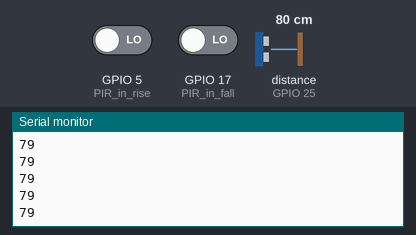
Simulated run of this program. Board: ESP32. On the bench: the last lines printed to the serial monitor. The inputs (shaded band) are chosen by the test bench; at power-on: distance to the obstacle (sensor on GPIO 25) 80 cm, GPIO 5 (PIR_in_rise) LOW, GPIO 17 (PIR_in_fall) LOW. The echo pulse lasts 58.3 µs per cm.

Above: at 18.0 s.
18.1 s: distance to the obstacle (sensor on GPIO 25) set to 2 cm
At 20.21 s:
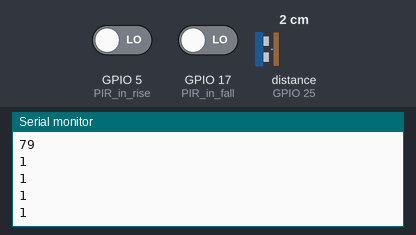
33.0 s: distance to the obstacle (sensor on GPIO 25) set to 4 cm
At 40.06 s:
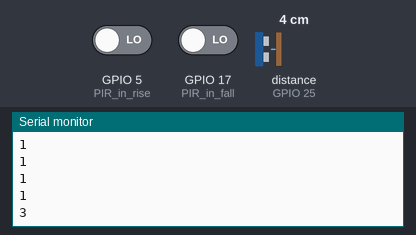
Timing chart, 0 to 41.6 s (numbered marks = the images above; inputs shaded):
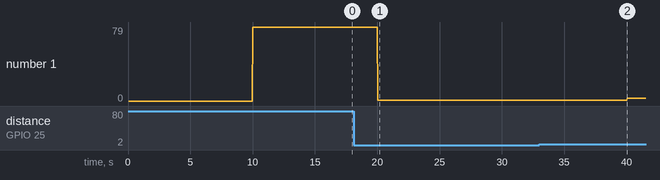

The program:

main.cpp
```cpp
#include<Arduino.h>

// global
  volatile bool from_PIR = 0;
  volatile bool from_HcSr04 = 0;
  /* output */volatile bool           HcSR04_ready = 0;
  /* output */volatile long           HcSR04_ready_time = 0;
  /* output */volatile bool           PIR_detect = 0;
  /* output */volatile unsigned long  PIR_fall_time = 0;
//


/* working */
//hw508
  /* setting */#define hw508_Vcc 26
  /* setting */#define hw508_f_enter 698
  /* setting */#define hw508_f_exit 261
  /* setting */#define hw508_res 8
  #define half_duty (1<<(hw508_res/2))
  uint8_t hw508_ledc;
  hw_timer_t *hw508_timer = NULL;


  void hw508_start(int frequency){
    ledcSetup(hw508_ledc, frequency, hw508_res);
    ledcWrite(hw508_ledc, half_duty);
    timerWrite(hw508_timer, 0);
    timerStart(hw508_timer);
  }
  void hw508_stop(){
    ledcWrite(hw508_ledc, 0);
    timerStop(hw508_timer);
    timerWrite(hw508_timer, 0);
  }
  void hw508_init(uint8_t _timer_ID, uint8_t _ledc) {
    hw508_ledc = _ledc;
    ledcAttachPin(hw508_Vcc, hw508_ledc);

    hw508_timer = timerBegin(_timer_ID, 80, true);
    timerAttachInterrupt(hw508_timer, hw508_stop, true);
    timerAlarmWrite(hw508_timer, 1000000, true);
    timerAlarmEnable(hw508_timer);
    timerStop(hw508_timer);

  }


//

// HcSR04 /* working */
  /* setting */#define HcSR04_trig 33
  /* setting */#define HcSR04_echo 25
  /* setting */#define HcSR04_buffer_length 5
  /* setting */#define HcSR04_buffer_margin 10

  /* public *///volatile bool HcSR04_ready = 0;
  /* public *///volatile long HcSR04_ready_time = 0;
  /* public */volatile unsigned long HcSR04_distance = 0;
  /* public */volatile uint16_t HcSR04_buffer[HcSR04_buffer_length] = {0};
  /* public */void HcSR04_detect() {
     if(PIR_detect){
        from_PIR = 1;
        PIR_detect = 0;
        PIR_fall_time  = 0;
      }
  }

  uint8_t HcSR04_buffer_ptr = 0;
  hw_timer_t *HcSR04_timer;
  volatile bool HcSR04_stable = 1;

  #define HcSR04_manage_fLag() if(millis() - HcSR04_ready_time > 1000) if(HcSR04_ready_time) { HcSR04_ready_time = HcSR04_ready = 0;}
  bool HcSR04_buffer_allsame() {
    for(int i = 1; i<HcSR04_buffer_length ; i++){
      if(HcSR04_buffer[0] - HcSR04_buffer_margin < HcSR04_buffer[i] && HcSR04_buffer[i] < HcSR04_buffer[0] + HcSR04_buffer_margin) ;
      else return 0;
    }
    return 1;
  }
  void HcSR04_scan(){//HcSR04_ready, HcSR04_ready_time, HcSR04_stable, HcSR04_buffer, HcSR04_distance
    digitalWrite(HcSR04_trig, LOW);
    delayMicroseconds(2);
    digitalWrite(HcSR04_trig, HIGH);
    delayMicroseconds(10);
    digitalWrite(HcSR04_trig, LOW);
    HcSR04_distance = pulseIn(HcSR04_echo,HIGH) *17/1000;//

    //only send HcSR04_ready when going from stable to unstable
    HcSR04_buffer[(HcSR04_buffer_ptr++)%HcSR04_buffer_length] = HcSR04_distance;
    HcSR04_buffer_ptr = (HcSR04_buffer_ptr + 1) % HcSR04_buffer_length;
    if(HcSR04_buffer_allsame()) {
      HcSR04_stable = 1;
    }
    else if(HcSR04_stable){//rising
      HcSR04_stable = 0;

      HcSR04_detect();
      HcSR04_ready = 1;
      HcSR04_ready_time = millis();
    }
    timerWrite(HcSR04_timer, 9985000);
  }

  void HcSR04_init(uint8_t timer_ID) {
    pinMode(HcSR04_trig, OUTPUT);
    digitalWrite(HcSR04_trig, LOW);
    pinMode(HcSR04_echo, INPUT);

    HcSR04_timer = timerBegin(timer_ID, 80, true );
    timerAttachInterrupt(HcSR04_timer, HcSR04_scan, false);
    timerAlarmWrite(HcSR04_timer, 10000000, true);
    timerAlarmEnable(HcSR04_timer);
    timerWrite(HcSR04_timer, 9990000);
  }
//

//PIR
  /* setting */#define PIR_in_rise 5
  /* setting */#define PIR_in_fall 17

  /* public *///volatile bool PIR_detect = 0;
  /* public *///volatile unsigned long PIR_fall_time = 0;


  #define PIR_manage_fLag() if(millis() - PIR_fall_time > 3500) if(PIR_fall_time) { PIR_fall_time = PIR_detect = 0;}

  void IRAM_ATTR PIR_detect_rise(){
    if(millis() - PIR_fall_time < 3100) return;
    if(HcSR04_ready){
      from_HcSr04 = 1;
      PIR_fall_time  = PIR_detect = 0;
      HcSR04_ready_time = HcSR04_ready = 0;


    } else {
      PIR_detect = 1;
      PIR_fall_time = 0;

    }

  }
  void IRAM_ATTR PIR_detect_fall(){
    //print to console
    if(PIR_detect) PIR_fall_time = millis();
  }
  void initPIR(){
    pinMode(PIR_in_rise, INPUT_PULLDOWN);
    attachInterrupt(PIR_in_rise, PIR_detect_rise, RISING);//working
    pinMode(PIR_in_fall, INPUT_PULLDOWN);
    attachInterrupt(PIR_in_fall, PIR_detect_fall, FALLING);//working
  }

//


void setup() {
  Serial.begin(115200);
  //timer list
  #define timer_hw508 0
  #define timer_HcSR04 1
  //ledc list
  #define ledc_hw508 0

  //init
  hw508_init(timer_hw508, ledc_hw508);
  HcSR04_init(timer_HcSR04);
  initPIR();

  Serial.print("loading");

  Serial.print("\ndone");
}


void loop() {
  PIR_manage_fLag();
  HcSR04_manage_fLag();

  if(from_HcSr04){
    /* insert proper code */Serial.println("______________________________________");
    hw508_start(hw508_f_enter);
    from_HcSr04 = 0;
  }
  if(from_PIR){
    /* insert proper code */Serial.println("||||||||||||||||||||||||||||||||||||");
    hw508_start(hw508_f_exit);
    from_PIR = 0;
  }
  Serial.println(HcSR04_distance);
  delay(50);

}
```

Measured:
- after the input at 18.1 s, the serial monitor: prints a new line after 1.9 s (image 1)
- after the input at 33.0 s, the serial monitor: prints a new line after 7.0 s (image 2)
- plotted number 1: 79 → 1 after the input at 18.1 s, 1 → 3 after the input at 33.0 s
